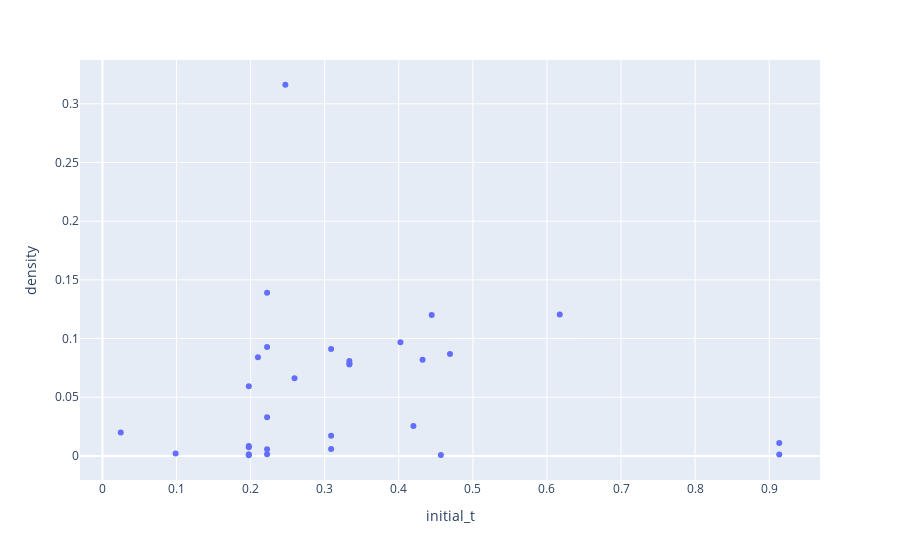

The cell this chart's notebook holds for it:
### Code cell
import plotly.express as px
fig = px.scatter(dfd, x='initial_t', y='density')
fig.show()

### Figure 1 — Plotly figure (JSON) as saved in the notebook; plotly's stock layout.template omitted (floating-point values rounded to 4 significant figures)
{"data": [{"hoverlabel": {"namelength": 0}, "hovertemplate": "initial_t=%{x}<br>density=%{y}", "legendgroup": "", "marker": {"color": "#636efa", "symbol": "circle"}, "mode": "markers", "name": "", "showlegend": false, "type": "scatter", "x": [0.3333, 0.2222, 0.3333, 0.2099, 0.1975, 0.4568, 0.4022, 0.1975, 0.3086, 0.2222, 0.4198, 0.1975, 0.3086, 0.6173, 0.9136, 0.4691, 0.2469, 0.1975, 0.3086, 0.2593, 0.2222, 0.2222, 0.4444, 0.1975, 0.02469, 0.4321, 0.3333, 0.9136, 0.09877, 0.2222], "xaxis": "x", "y": [0.07788, 0.0927, 0.08086, 0.08408, 0.05939, 0.0007151, 0.09675, 0.007265, 0.01713, 0.001371, 0.02544, 0.0005403, 0.005813, 0.1205, 0.01091, 0.08681, 0.3162, 0.0085, 0.09099, 0.06616, 0.139, 0.03298, 0.1199, 0.001303, 0.01993, 0.082, 0.07865, 0.001207, 0.002058, 0.005654], "yaxis": "y"}], "layout": {"autosize": true, "legend": {"tracegroupgap": 0}, "margin": {"t": 60}, "xaxis": {"anchor": "y", "autorange": true, "domain": [0, 1], "range": [-0.02821, 0.9665], "title": {"text": "initial_t"}, "type": "linear"}, "yaxis": {"anchor": "x", "autorange": true, "domain": [0, 1], "range": [-0.02184, 0.3386], "title": {"text": "density"}, "type": "linear"}}}
